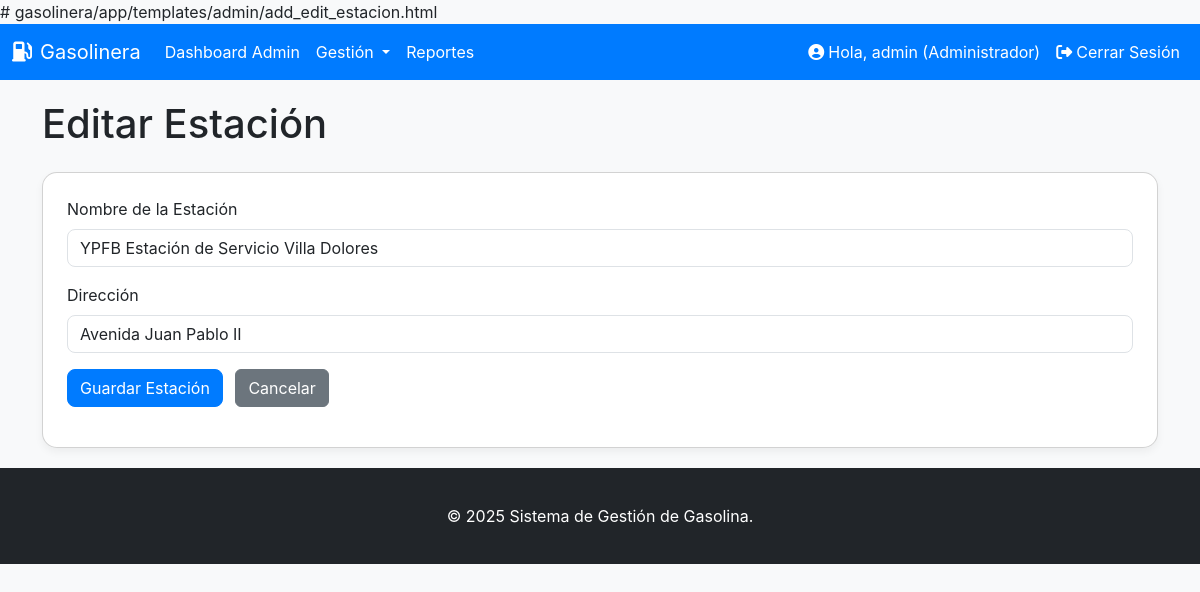
The app's page /admin/estaciones/edit/1 (signed in) with its own data.
### app/models.py (models this page shows, shortened)
class Usuario(UserMixin, db.Model):
    __tablename__ = 'usuarios'
    id = db.Column(db.Integer, primary_key=True)
    username = db.Column(db.String(64), unique=True, nullable=False) # Nombre de usuario
    password_hash = db.Column(db.String(128)) # Hash de la contraseña
    rol_id = db.Column(db.Integer, db.ForeignKey('roles.id')) # Clave foránea del rol
    clientes = db.relationship('Cliente', backref='usuario', lazy='dynamic') # Relación con clientes

class Rol(db.Model):
    __tablename__ = 'roles'
    id = db.Column(db.Integer, primary_key=True)
    nombre = db.Column(db.String(50), unique=True, nullable=False) # Nombre del rol (administrador, operador, cliente)
    usuarios = db.relationship('Usuario', backref='rol', lazy='dynamic') # Relación con usuarios

class Estacion(db.Model):
    __tablename__ = 'estaciones'
    id = db.Column(db.Integer, primary_key=True)
    nombre = db.Column(db.String(100), nullable=False)
    direccion = db.Column(db.String(200))
    tanques = db.relationship('Tanque', backref='estacion', lazy='dynamic')
    reabastecimientos = db.relationship('Reabastecimiento', backref='estacion', lazy='dynamic')

### app/admin.py (the view)
@admin.route('/estaciones/edit/<int:id>', methods=['GET', 'POST'])
@login_required
@admin_required
def edit_estacion(id):
    estacion = Estacion.query.get_or_404(id)
    form = EstacionForm(obj=estacion)
    if form.validate_on_submit():
        estacion.nombre = form.nombre.data
        estacion.direccion = form.direccion.data
        db.session.commit()
        flash('Estación actualizada exitosamente!', 'success')
        return redirect(url_for('admin.manage_estaciones'))
    return render_template('admin/add_edit_estacion.html', form=form, estacion=estacion, title='Editar Estación')

### app/forms.py
class EstacionForm(FlaskForm):
    nombre = StringField('Nombre de la Estación', validators=[DataRequired()])
    direccion = StringField('Dirección', validators=[DataRequired()])
    submit = SubmitField('Guardar Estación')

### app/admin.py (called while the page is built)
def admin_required(f):
    @wraps(f)
    def decorated_function(*args, **kwargs):
        if not current_user.is_authenticated or current_user.rol.nombre != 'administrador':
            flash('Acceso denegado. Se requiere rol de administrador.', 'danger')
            return redirect(url_for('main.index'))
        return f(*args, **kwargs)
    return decorated_function

### app/auth.py (called while the page is built)
@login_manager.user_loader
def load_user(user_id):
    return Usuario.query.get(int(user_id))

### app/templates/admin/add_edit_estacion.html (shortened to what this page needs)
{% extends "base.html" %}
{% block content %}
<h1 class="mb-4">{% if estacion %}Editar Estación{% else %}Añadir Nueva Estación{% endif %}</h1>
<div class="card p-4">
    <form method="POST">
        <div class="mb-3">
            {{ form.nombre.label(class="form-label") }}
            {{ form.nombre(class="form-control") }}
        </div>
        <div class="mb-3">
            {{ form.direccion.label(class="form-label") }}
            {{ form.direccion(class="form-control") }}
        </div>
        {{ form.submit(class="btn btn-primary") }}
        <a href="{{ url_for('admin.manage_estaciones') }}" class="btn btn-secondary ms-2">Cancelar</a>
    </form>
</div>
{% endblock %}

### app/templates/base.html (shortened to what this page needs)
<!DOCTYPE html>
<html lang="es">
<head>
    <link href="https://cdn.jsdelivr.net/npm/bootstrap@5.3.3/dist/css/bootstrap.min.css" rel="stylesheet" xintegrity="sha384-QWTKZyjpPEjISv5WaRU9OFeRpok6YctnYmDr5pNlyT2bRjXh0JMhjY6hW+ALEwIH">
    <link rel="stylesheet" href="https://cdnjs.cloudflare.com/ajax/libs/font-awesome/6.5.2/css/all.min.css" xintegrity="sha512-SnH5WK+bZxgPHs44uWIX+LLJAJ9/2PkPKZ5QiAj6Ta86w+fsb2TkcmfRyVX3pBnMFcV7oQPJkl9QevSCWr3W6A==" />
</head>
<body>
    <nav class="navbar navbar-expand-lg navbar-dark">
        <div class="container-fluid">
            <a class="navbar-brand" href="{{ url_for('main.index') }}">
                <i class="fas fa-gas-pump me-2"></i>Gasolinera
            </a>
            <div class="collapse navbar-collapse" id="navbarNav">
                <ul class="navbar-nav me-auto mb-2 mb-lg-0">
                    {% if current_user.is_authenticated %}
                        {% if current_user.rol.nombre == 'administrador' %}
                            <li class="nav-item">
                                <a class="nav-link" href="{{ url_for('admin.dashboard') }}">Dashboard Admin</a>
                            </li>
                            <li class="nav-item dropdown">
                                <a class="nav-link dropdown-toggle" href="#" id="navbarDropdownAdmin" role="button" data-bs-toggle="dropdown" aria-expanded="false">
                                    Gestión
                                </a>
                            </li>
                             <li class="nav-item">
                                <a class="nav-link" href="{{ url_for('admin.view_reports') }}">Reportes</a>
                            </li>
                        {% endif %}
                    {% endif %}
                </ul>
                <ul class="navbar-nav ms-auto">
                    {% if current_user.is_authenticated %}
                        <li class="nav-item">
                            <span class="nav-link"><i class="fas fa-user-circle me-1"></i>Hola, {{ current_user.username }} ({{ current_user.rol.nombre | capitalize }})</span>
                        </li>
                        <li class="nav-item">
                            <a class="nav-link" href="{{ url_for('auth.logout') }}"><i class="fas fa-sign-out-alt me-1"></i>Cerrar Sesión</a>
                        </li>
                    {% else %}
                        <li class="nav-item">
                            <a class="nav-link" href="{{ url_for('auth.login') }}"><i class="fas fa-sign-in-alt me-1"></i>Iniciar Sesión</a>
                        </li>
                    {% endif %}
                </ul>
            </div>
        </div>
    </nav>
    <div class="container">
        {% block content %}{% endblock %}
    </div>
    <footer class="footer mt-auto py-3 bg-dark">
        <div class="container text-center">
            <span class="text-white">&copy; {{ moment().format('YYYY') }} Sistema de Gestión de Gasolina.</span>
        </div>
    </footer>
</body>
</html>

### app/templates/base.html (style rules this page uses)
body { font-family: 'Inter', sans-serif; background-color: #f8f9fa; }
.navbar { background-color: #007bff; }
.navbar-brand, .nav-link { color: white !important; }
.footer { background-color: #343a40; color: white; padding: 1rem 0; position: relative; bottom: 0; width: 100%; }
.container { margin-top: 20px; margin-bottom: 20px; }
.card { border-radius: 15px; box-shadow: 0 4px 8px rgba(0,0,0,.05); }
.btn-primary { background-color: #007bff; border-color: #007bff; border-radius: 8px; }
.form-control, .form-select { border-radius: 8px; }

### records on screen
Usuario: username "admin"
Rol: rol.nombre "Administrador"
Estacion: nombre "YPFB Estación de Servicio Villa Dolores", direccion "Avenida Juan Pablo II"

### other values on screen
{{ moment().format('YYYY') }} "2025"
